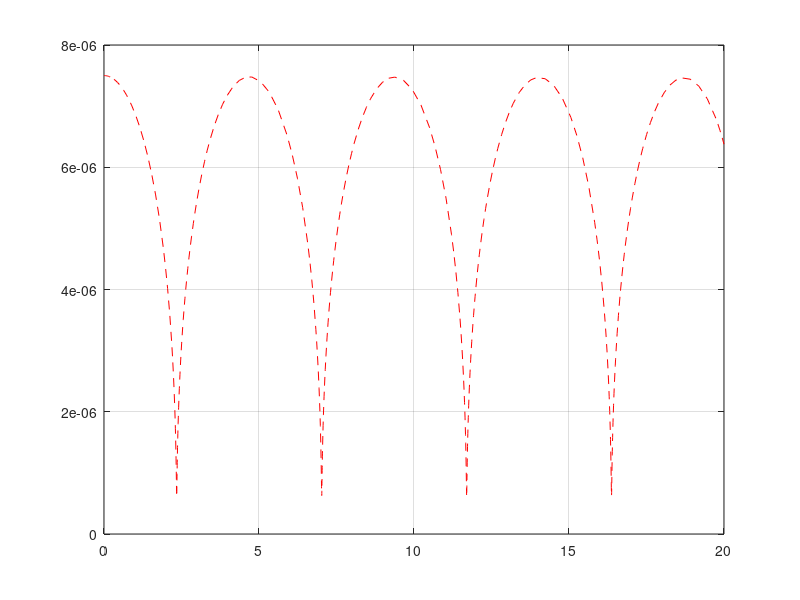

MATLAB code for this plot:
clc;clear;close all

u = @(t,r) [ r(2) ; (r(1).^(-3*1.4) - 1 - 3/2 * r(2)^2) / r(1)];

u0 = [ 2.5 ; 0];
tspan = [0 20];

[t , u] = ode45(u,tspan,u0);

R = 3e-6.*u(: , 1)
plot(t,R,'--r');grid on
